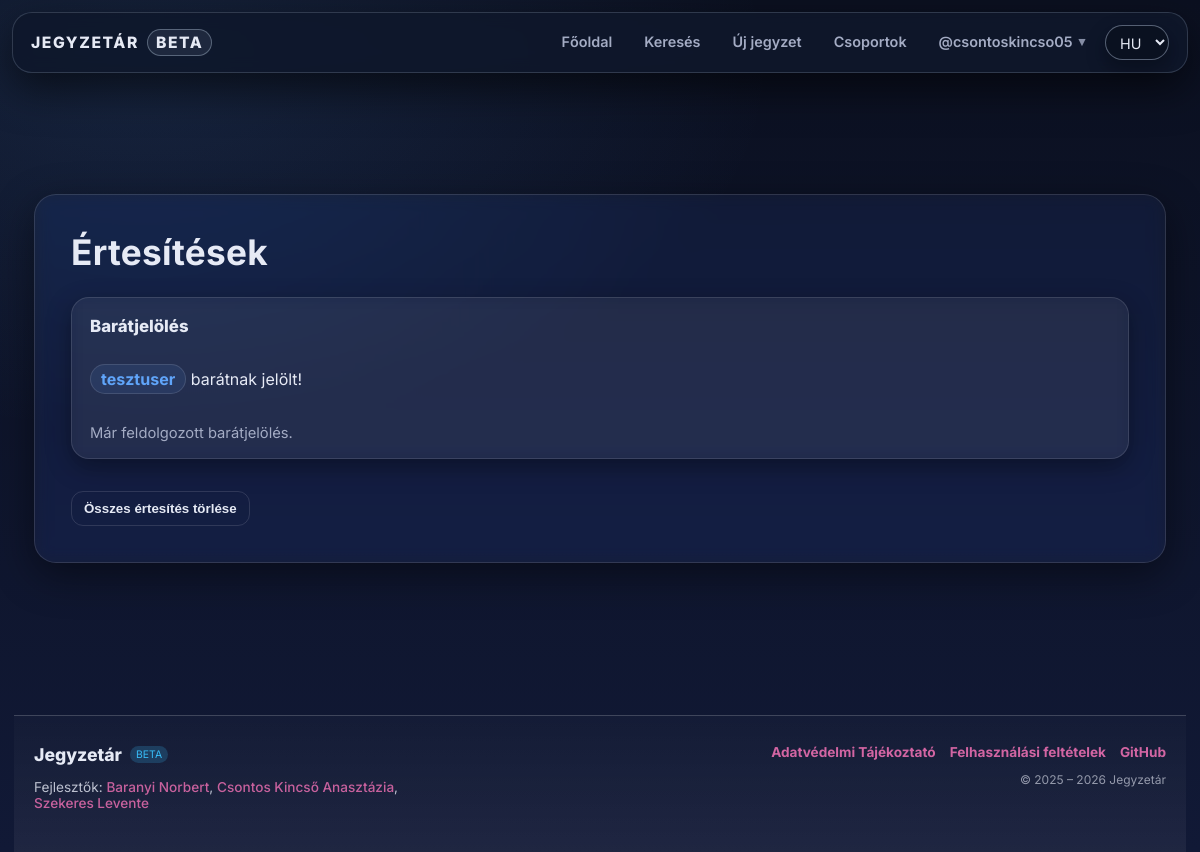
Page /notify.php (signed in) on the earlier database version.
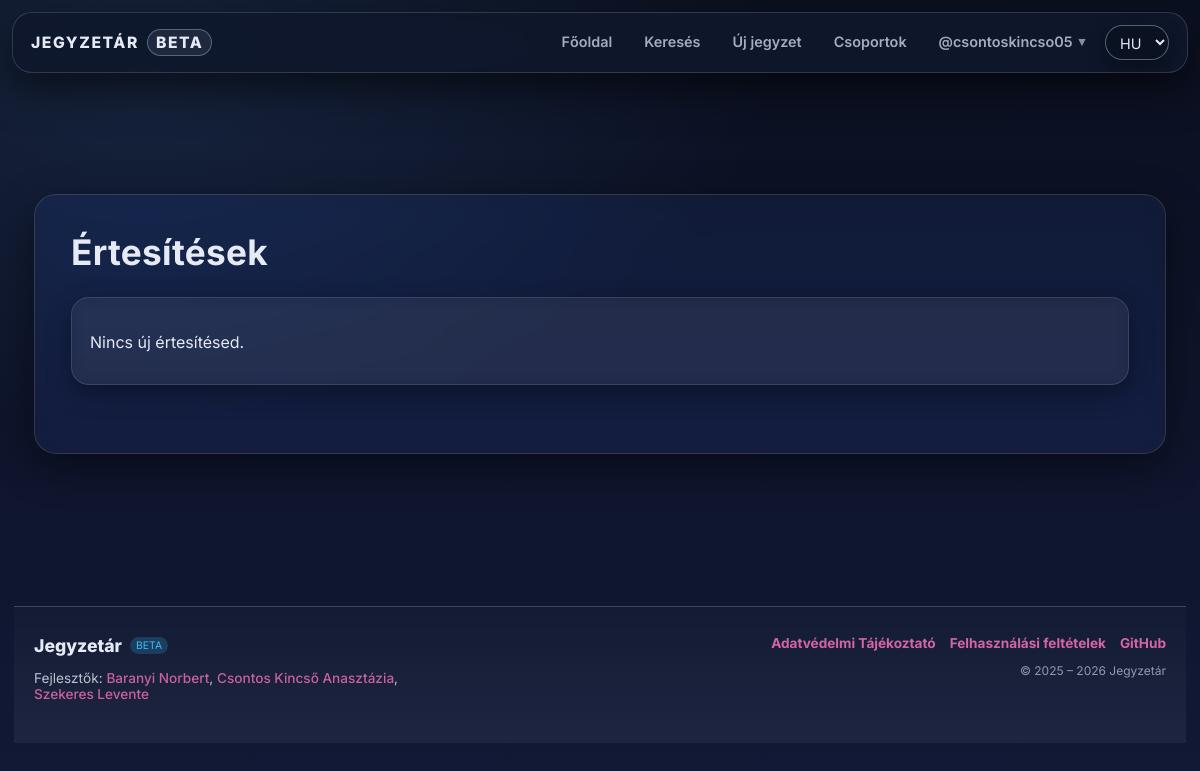
Same page on the later database version.
### tables this page shows
CREATE TABLE `notifys` (
  `id` int(11) NOT NULL,
  `fromid` int(255) NOT NULL,
  `toid` int(255) NOT NULL,
  `notifytype` varchar(100) NOT NULL,
  `readed` tinyint(1) DEFAULT 0
);

CREATE TABLE `users` (
  `id` int(11) NOT NULL,
  `lastname` varchar(100) DEFAULT NULL,
  `firstname` varchar(100) DEFAULT NULL,
  `username` varchar(50) NOT NULL,
  `birthdate` date DEFAULT NULL,
  `gender` varchar(10) DEFAULT NULL,
  `email` varchar(50) NOT NULL,
  `profile_picture` varchar(255) DEFAULT NULL,
  `password` varchar(255) NOT NULL,
  `security_question` varchar(255) NOT NULL,
  `security_answer` varchar(255) NOT NULL,
  `admin` tinyint(1) NOT NULL,
  `registration_date` datetime DEFAULT NULL,
  `language` varchar(5) NOT NULL DEFAULT 'hu',
  `oauth_provider` varchar(20) DEFAULT NULL,
  `oauth_sub` varchar(191) DEFAULT NULL,
  `email_verified` tinyint(1) NOT NULL DEFAULT 0,
  `bio` text DEFAULT NULL,
  `profile_theme` varchar(32) NOT NULL DEFAULT 'default'
);

### assets/php/navbar.php (called while the page is built, shortened)
<?php
    $notify_number = 0;
    if (isset($_COOKIE['id']) && ctype_digit($_COOKIE['id'])) {
        $userid = (int)$_COOKIE['id'];
        $stmt = $conn->prepare("SELECT * FROM users WHERE id = ? LIMIT 1");
        $stmt->bind_param("i", $userid);
        $stmt->execute();
        $res = $stmt->get_result();
        if ($res && $res->num_rows === 1) {
            $user = $res->fetch_assoc();
            $nf = $conn->prepare(
                    "SELECT COUNT(*) FROM notifys WHERE toid = ? AND readed = 0"
            );
            $nf->bind_param("i", $userid);
            $nf->execute();
            $nf->bind_result($notify_number);
        } else {
            setcookie("id", "", time() - 3600, "/");
            $isLoggedIn = false;
        }
    }
?>

### assets/php/lang.php (called while the page is built, shortened)
<?php
    $supported_langs = ['hu', 'en', 'de'];
    if (isset($_GET['lang']) && in_array($_GET['lang'], $supported_langs, true)) {
        $lang = $_GET['lang'];
        $_SESSION['lang'] = $lang;
        if (!headers_sent()) {
            setcookie('lang', $lang, time() + 60*60*24*30, '/');
        }
    } else {
        if (isset($_SESSION['lang']) && in_array($_SESSION['lang'], $supported_langs, true)) {
            $lang = $_SESSION['lang'];
        } elseif (isset($_COOKIE['lang']) && in_array($_COOKIE['lang'], $supported_langs, true)) {
            $lang = $_COOKIE['lang'];
        } else {
            $lang = 'hu';
        }
    }
    $translations = [];
    if ($stmt = $conn->prepare("SELECT t_key, text FROM translations WHERE lang_code = ?")) {
        $stmt->bind_param('s', $lang);
        $stmt->execute();
        $result = $stmt->get_result();
        while ($row = $result->fetch_assoc()) {
            $translations[$row['t_key']] = $row['text'];
        }
    }
    if (!function_exists('t')) {
        function t(string $key): string
        {
            global $translations;
            return $translations[$key] ?? $key;
        }
    }

### assets/php/functions.php (called while the page is built, shortened)
<?php
    if (!function_exists('db_stmt')) {
        function db_stmt(mysqli $conn, string $sql, string $types = '', array $params = []): mysqli_stmt {
            $stmt = $conn->prepare($sql);
            if ($types !== '' && $params) {
                if (!$stmt->bind_param($types, ...$params)) {
                    db_log_error($conn, 'Paraméterek bind-elése sikertelen', $sql, $params);
                    throw new RuntimeException('Paraméterek bind-elése sikertelen: ' . $stmt->error);
                }
            }
            if (!$stmt->execute()) {
                db_log_error($conn, 'Végrehajtási hiba (execute)', $sql, $params);
                throw new RuntimeException('Végrehajtási hiba (execute): ' . $stmt->error);
            }
            return $stmt;
        }
    }
    if (!function_exists('db_query')) {
        function db_query(mysqli $conn, string $sql, string $types = '', array $params = []): mysqli_result
        {
            $stmt = db_stmt($conn, $sql, $types, $params);
            $result = $stmt->get_result();
            return $result;
        }
    }

### notify.php (the view, shortened to what the changed rows need)
<?php
    require "assets/php/db.php";
    require "assets/php/lang.php";
    require_once "assets/php/functions.php";
?>
<!DOCTYPE html>
<html lang="<?= $lang ?>">
<head>
    <link rel="stylesheet" href="assets/css/styles.css">
</head>
<body>
<?php
    include 'assets/php/navbar.php';
    $founded_notifys = db_query($conn, "SELECT * FROM notifys WHERE toid = ? ORDER BY id DESC", "i", [$user['id']]);
?>
<div class="content-wrapper">
    <div class="main">
        <h1><?= t('notify_title') ?></h1>
        <?php if ($founded_notifys && $founded_notifys->num_rows > 0): ?>
            <div class="content-grid">
                <?php while ($ertesites = $founded_notifys->fetch_assoc()):
                    $from = (int)$ertesites['fromid'];
                    $founded_notifyer = db_query($conn, "SELECT * FROM users WHERE id = ? LIMIT 1", "i", [$from]);
                    $notifyer = $founded_notifyer ? $founded_notifyer->fetch_assoc() : null;
                    ?>
                    <article class="card">
                        <?php if ($ertesites['notifytype'] === "friend"): ?>
                            <h4 class="entry-title"><?= t('notif_friend_request_title') ?></h4>
                            <p>
                                <a class="uploader-name" href="profile.php?userid=<?= (int)$notifyer['id'] ?>">
                                    <?= htmlspecialchars($notifyer['username']) ?>
                                </a>
                                <?= t('notif_friend_marked_you') ?>
                            </p>
                            <?php
                            $check = db_query($conn, "SELECT * FROM friends   WHERE fromid = ?     AND toid   = ?     AND status = 0  LIMIT 1", "ii", [$notifyer['id'], $user['id']]);
                            if ($check && $check->num_rows > 0): ?>
                                <form method="post" action="assets/php/accept_friend.php">
                                    <input type="hidden" name="fromid" value="<?= (int)$notifyer['id'] ?>">
                                    <button type="submit" class="btn-cta">
                                        <?= t('btn_accept_friend') ?>
                                    </button>
                                </form>
                            <?php else: ?>
                                <p class="entry-meta"><?= t('notif_friend_already_processed') ?></p>
                            <?php endif; ?>
                        <?php endif; ?>
                    </article>
                <?php endwhile; ?>
            </div>
            <form method="post" style="margin-top: 24px;">
                <button type="submit" name="del-notifs-btn" class="btn-ghost">
                    <?= t('btn_delete_all_notifications') ?>
                </button>
            </form>
        <?php else: ?>
            <div class="card">
                <p><?= t('empty_no_notifications') ?></p>
            </div>
        <?php endif; ?>
    </div>
</div>
</body>
</html>

Differences in the rows shown:
removed notifys: users.username "tesztuser"
Other differences:
t('empty_no_notifications'): (not shown) → "Nincs új értesítésed."
t('btn_delete_all_notifications'): "Összes értesítés törlése" → (not shown)
